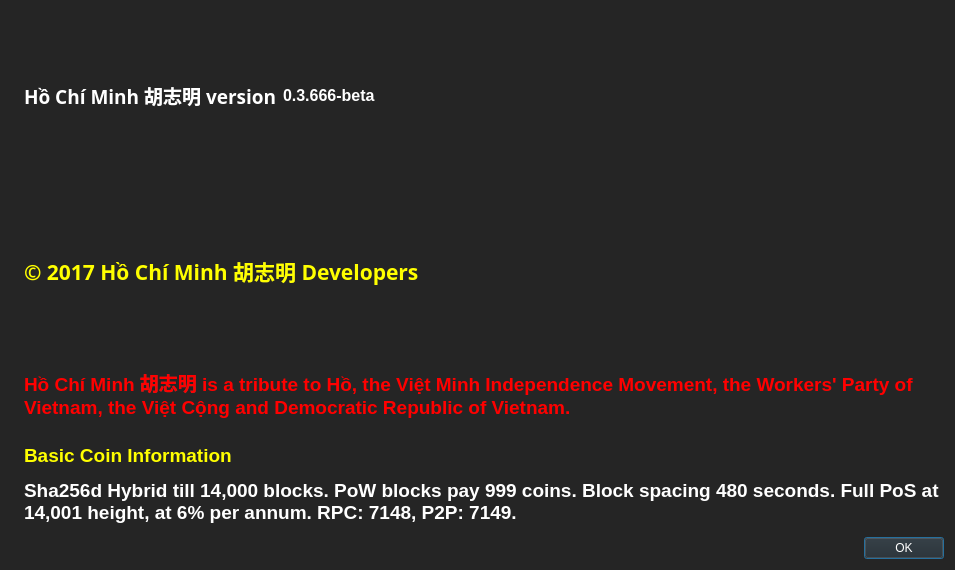
<?xml version="1.0" encoding="UTF-8"?>
<ui version="4.0">
 <class>AboutDialog</class>
 <widget class="QDialog" name="AboutDialog">
  <property name="geometry">
   <rect>
    <x>0</x>
    <y>0</y>
    <width>955</width>
    <height>570</height>
   </rect>
  </property>
  <property name="palette">
   <palette>
    <active>
     <colorrole role="WindowText">
      <brush brushstyle="SolidPattern">
       <color alpha="255">
        <red>255</red>
        <green>255</green>
        <blue>255</blue>
       </color>
      </brush>
     </colorrole>
     <colorrole role="Button">
      <brush brushstyle="SolidPattern">
       <color alpha="255">
        <red>37</red>
        <green>37</green>
        <blue>37</blue>
       </color>
      </brush>
     </colorrole>
     <colorrole role="Light">
      <brush brushstyle="SolidPattern">
       <color alpha="255">
        <red>55</red>
        <green>55</green>
        <blue>55</blue>
       </color>
      </brush>
     </colorrole>
     <colorrole role="Midlight">
      <brush brushstyle="SolidPattern">
       <color alpha="255">
        <red>46</red>
        <green>46</green>
        <blue>46</blue>
       </color>
      </brush>
     </colorrole>
     <colorrole role="Dark">
      <brush brushstyle="SolidPattern">
       <color alpha="255">
        <red>18</red>
        <green>18</green>
        <blue>18</blue>
       </color>
      </brush>
     </colorrole>
     <colorrole role="Mid">
      <brush brushstyle="SolidPattern">
       <color alpha="255">
        <red>24</red>
        <green>24</green>
        <blue>24</blue>
       </color>
      </brush>
     </colorrole>
     <colorrole role="Text">
      <brush brushstyle="SolidPattern">
       <color alpha="255">
        <red>255</red>
        <green>255</green>
        <blue>255</blue>
       </color>
      </brush>
     </colorrole>
     <colorrole role="BrightText">
      <brush brushstyle="SolidPattern">
       <color alpha="255">
        <red>255</red>
        <green>255</green>
        <blue>255</blue>
       </color>
      </brush>
     </colorrole>
     <colorrole role="ButtonText">
      <brush brushstyle="SolidPattern">
       <color alpha="255">
        <red>255</red>
        <green>255</green>
        <blue>255</blue>
       </color>
      </brush>
     </colorrole>
     <colorrole role="Base">
      <brush brushstyle="SolidPattern">
       <color alpha="255">
        <red>0</red>
        <green>0</green>
        <blue>0</blue>
       </color>
      </brush>
     </colorrole>
     <colorrole role="Window">
      <brush brushstyle="SolidPattern">
       <color alpha="255">
        <red>37</red>
        <green>37</green>
        <blue>37</blue>
       </color>
      </brush>
     </colorrole>
     <colorrole role="Shadow">
      <brush brushstyle="SolidPattern">
       <color alpha="255">
        <red>0</red>
        <green>0</green>
        <blue>0</blue>
       </color>
      </brush>
     </colorrole>
     <colorrole role="AlternateBase">
      <brush brushstyle="SolidPattern">
       <color alpha="255">
        <red>18</red>
        <green>18</green>
        <blue>18</blue>
       </color>
      </brush>
     </colorrole>
     <colorrole role="ToolTipBase">
      <brush brushstyle="SolidPattern">
       <color alpha="255">
        <red>255</red>
        <green>255</green>
        <blue>220</blue>
       </color>
      </brush>
     </colorrole>
     <colorrole role="ToolTipText">
      <brush brushstyle="SolidPattern">
       <color alpha="255">
        <red>0</red>
        <green>0</green>
        <blue>0</blue>
       </color>
      </brush>
     </colorrole>
    </active>
    <inactive>
     <colorrole role="WindowText">
      <brush brushstyle="SolidPattern">
       <color alpha="255">
        <red>255</red>
        <green>255</green>
        <blue>255</blue>
       </color>
      </brush>
     </colorrole>
     <colorrole role="Button">
      <brush brushstyle="SolidPattern">
       <color alpha="255">
        <red>37</red>
        <green>37</green>
        <blue>37</blue>
       </color>
      </brush>
     </colorrole>
     <colorrole role="Light">
      <brush brushstyle="SolidPattern">
       <color alpha="255">
        <red>55</red>
        <green>55</green>
        <blue>55</blue>
       </color>
      </brush>
     </colorrole>
     <colorrole role="Midlight">
      <brush brushstyle="SolidPattern">
       <color alpha="255">
        <red>46</red>
        <green>46</green>
        <blue>46</blue>
       </color>
      </brush>
     </colorrole>
     <colorrole role="Dark">
      <brush brushstyle="SolidPattern">
       <color alpha="255">
        <red>18</red>
        <green>18</green>
        <blue>18</blue>
       </color>
      </brush>
     </colorrole>
     <colorrole role="Mid">
      <brush brushstyle="SolidPattern">
       <color alpha="255">
        <red>24</red>
        <green>24</green>
        <blue>24</blue>
       </color>
      </brush>
     </colorrole>
     <colorrole role="Text">
      <brush brushstyle="SolidPattern">
       <color alpha="255">
        <red>255</red>
        <green>255</green>
        <blue>255</blue>
       </color>
      </brush>
     </colorrole>
     <colorrole role="BrightText">
      <brush brushstyle="SolidPattern">
       <color alpha="255">
        <red>255</red>
        <green>255</green>
        <blue>255</blue>
       </color>
      </brush>
     </colorrole>
     <colorrole role="ButtonText">
      <brush brushstyle="SolidPattern">
       <color alpha="255">
        <red>255</red>
        <green>255</green>
        <blue>255</blue>
       </color>
      </brush>
     </colorrole>
     <colorrole role="Base">
      <brush brushstyle="SolidPattern">
       <color alpha="255">
        <red>0</red>
        <green>0</green>
        <blue>0</blue>
       </color>
      </brush>
     </colorrole>
     <colorrole role="Window">
      <brush brushstyle="SolidPattern">
       <color alpha="255">
        <red>37</red>
        <green>37</green>
        <blue>37</blue>
       </color>
      </brush>
     </colorrole>
     <colorrole role="Shadow">
      <brush brushstyle="SolidPattern">
       <color alpha="255">
        <red>0</red>
        <green>0</green>
        <blue>0</blue>
       </color>
      </brush>
     </colorrole>
     <colorrole role="AlternateBase">
      <brush brushstyle="SolidPattern">
       <color alpha="255">
        <red>18</red>
        <green>18</green>
        <blue>18</blue>
       </color>
      </brush>
     </colorrole>
     <colorrole role="ToolTipBase">
      <brush brushstyle="SolidPattern">
       <color alpha="255">
        <red>255</red>
        <green>255</green>
        <blue>220</blue>
       </color>
      </brush>
     </colorrole>
     <colorrole role="ToolTipText">
      <brush brushstyle="SolidPattern">
       <color alpha="255">
        <red>0</red>
        <green>0</green>
        <blue>0</blue>
       </color>
      </brush>
     </colorrole>
    </inactive>
    <disabled>
     <colorrole role="WindowText">
      <brush brushstyle="SolidPattern">
       <color alpha="255">
        <red>18</red>
        <green>18</green>
        <blue>18</blue>
       </color>
      </brush>
     </colorrole>
     <colorrole role="Button">
      <brush brushstyle="SolidPattern">
       <color alpha="255">
        <red>37</red>
        <green>37</green>
        <blue>37</blue>
       </color>
      </brush>
     </colorrole>
     <colorrole role="Light">
      <brush brushstyle="SolidPattern">
       <color alpha="255">
        <red>55</red>
        <green>55</green>
        <blue>55</blue>
       </color>
      </brush>
     </colorrole>
     <colorrole role="Midlight">
      <brush brushstyle="SolidPattern">
       <color alpha="255">
        <red>46</red>
        <green>46</green>
        <blue>46</blue>
       </color>
      </brush>
     </colorrole>
     <colorrole role="Dark">
      <brush brushstyle="SolidPattern">
       <color alpha="255">
        <red>18</red>
        <green>18</green>
        <blue>18</blue>
       </color>
      </brush>
     </colorrole>
     <colorrole role="Mid">
      <brush brushstyle="SolidPattern">
       <color alpha="255">
        <red>24</red>
        <green>24</green>
        <blue>24</blue>
       </color>
      </brush>
     </colorrole>
     <colorrole role="Text">
      <brush brushstyle="SolidPattern">
       <color alpha="255">
        <red>18</red>
        <green>18</green>
        <blue>18</blue>
       </color>
      </brush>
     </colorrole>
     <colorrole role="BrightText">
      <brush brushstyle="SolidPattern">
       <color alpha="255">
        <red>255</red>
        <green>255</green>
        <blue>255</blue>
       </color>
      </brush>
     </colorrole>
     <colorrole role="ButtonText">
      <brush brushstyle="SolidPattern">
       <color alpha="255">
        <red>18</red>
        <green>18</green>
        <blue>18</blue>
       </color>
      </brush>
     </colorrole>
     <colorrole role="Base">
      <brush brushstyle="SolidPattern">
       <color alpha="255">
        <red>37</red>
        <green>37</green>
        <blue>37</blue>
       </color>
      </brush>
     </colorrole>
     <colorrole role="Window">
      <brush brushstyle="SolidPattern">
       <color alpha="255">
        <red>37</red>
        <green>37</green>
        <blue>37</blue>
       </color>
      </brush>
     </colorrole>
     <colorrole role="Shadow">
      <brush brushstyle="SolidPattern">
       <color alpha="255">
        <red>0</red>
        <green>0</green>
        <blue>0</blue>
       </color>
      </brush>
     </colorrole>
     <colorrole role="AlternateBase">
      <brush brushstyle="SolidPattern">
       <color alpha="255">
        <red>37</red>
        <green>37</green>
        <blue>37</blue>
       </color>
      </brush>
     </colorrole>
     <colorrole role="ToolTipBase">
      <brush brushstyle="SolidPattern">
       <color alpha="255">
        <red>255</red>
        <green>255</green>
        <blue>220</blue>
       </color>
      </brush>
     </colorrole>
     <colorrole role="ToolTipText">
      <brush brushstyle="SolidPattern">
       <color alpha="255">
        <red>0</red>
        <green>0</green>
        <blue>0</blue>
       </color>
      </brush>
     </colorrole>
    </disabled>
   </palette>
  </property>
  <property name="windowTitle">
   <string>About Hồ Chí Minh</string>
  </property>
  <layout class="QHBoxLayout" name="horizontalLayout_2">
   <item>
    <widget class="QLabel" name="label_4">
     <property name="sizePolicy">
      <sizepolicy hsizetype="Preferred" vsizetype="Ignored">
       <horstretch>0</horstretch>
       <verstretch>0</verstretch>
      </sizepolicy>
     </property>
     <property name="pixmap">
      <pixmap resource="../bitcoin.qrc">:/images/about</pixmap>
     </property>
    </widget>
   </item>
   <item>
    <layout class="QVBoxLayout" name="verticalLayout_2">
     <item>
      <layout class="QHBoxLayout" name="horizontalLayout">
       <item>
        <widget class="QLabel" name="label">
         <property name="font">
          <font>
           <family>Open Sans</family>
           <pointsize>11</pointsize>
          </font>
         </property>
         <property name="cursor">
          <cursorShape>IBeamCursor</cursorShape>
         </property>
         <property name="text">
          <string>&lt;html&gt;&lt;head/&gt;&lt;body&gt;&lt;p&gt;&lt;span style=&quot; font-size:14pt; font-weight:600; color:#ffffff;&quot;&gt;Hồ Chí Minh 胡志明 version&lt;/span&gt;&lt;/p&gt;&lt;/body&gt;&lt;/html&gt;</string>
         </property>
         <property name="textInteractionFlags">
          <set>Qt::LinksAccessibleByMouse|Qt::TextSelectableByKeyboard|Qt::TextSelectableByMouse</set>
         </property>
        </widget>
       </item>
       <item>
        <widget class="QLabel" name="versionLabel">
         <property name="cursor">
          <cursorShape>IBeamCursor</cursorShape>
         </property>
         <property name="text">
          <string notr="true">&lt;html&gt;&lt;head/&gt;&lt;body&gt;&lt;p&gt;&lt;span style=&quot; font-size:12pt; font-weight:600;&quot;&gt;0.3.666-beta&lt;/span&gt;&lt;/p&gt;&lt;/body&gt;&lt;/html&gt;</string>
         </property>
         <property name="textInteractionFlags">
          <set>Qt::LinksAccessibleByMouse|Qt::TextSelectableByKeyboard|Qt::TextSelectableByMouse</set>
         </property>
        </widget>
       </item>
       <item>
        <spacer name="horizontalSpacer">
         <property name="orientation">
          <enum>Qt::Horizontal</enum>
         </property>
         <property name="sizeHint" stdset="0">
          <size>
           <width>40</width>
           <height>20</height>
          </size>
         </property>
        </spacer>
       </item>
      </layout>
     </item>
     <item>
      <widget class="QLabel" name="copyrightLabel">
       <property name="font">
        <font>
         <family>MS PGothic</family>
         <pointsize>18</pointsize>
         <weight>75</weight>
         <bold>true</bold>
        </font>
       </property>
       <property name="cursor">
        <cursorShape>IBeamCursor</cursorShape>
       </property>
       <property name="styleSheet">
        <string notr="true">color: rgb(255, 255, 0);</string>
       </property>
       <property name="text">
        <string>&lt;html&gt;&lt;head/&gt;&lt;body&gt;&lt;p&gt;&lt;span style=&quot; font-size:16pt; color:#ffff00;&quot;&gt;© 2017 Hồ Chí Minh 胡志明 Developers&lt;/span&gt;&lt;/p&gt;&lt;/body&gt;&lt;/html&gt;</string>
       </property>
       <property name="textInteractionFlags">
        <set>Qt::LinksAccessibleByMouse|Qt::TextSelectableByKeyboard|Qt::TextSelectableByMouse</set>
       </property>
      </widget>
     </item>
     <item>
      <widget class="QLabel" name="label_2">
       <property name="cursor">
        <cursorShape>IBeamCursor</cursorShape>
       </property>
       <property name="text">
        <string>&lt;html&gt;&lt;head/&gt;&lt;body&gt;&lt;p&gt;&lt;span style=&quot; font-size:14pt; font-weight:600; color:#ff0000;&quot;&gt;Hồ Chí Minh 胡志明 is a tribute to Hồ, the Việt Minh Independence Movement, the Workers' Party of Vietnam, the Việt Cộng and Democratic Republic of Vietnam.&lt;/span&gt;&lt;br/&gt;&lt;/p&gt;&lt;p&gt;&lt;span style=&quot; font-size:14pt; font-weight:600; color:#ffff00;&quot;&gt;Basic Coin Information&lt;/span&gt;&lt;/p&gt;&lt;p&gt;&lt;span style=&quot; font-size:14pt; font-weight:600; color:#ffffff;&quot;&gt;Sha256d Hybrid till 14,000 blocks. PoW blocks pay 999 coins. Block spacing 480 seconds. Full PoS at 14,001 height, at 6% per annum. RPC: 7148, P2P: 7149.&lt;/span&gt;&lt;/p&gt;&lt;/body&gt;&lt;/html&gt;</string>
       </property>
       <property name="wordWrap">
        <bool>true</bool>
       </property>
       <property name="textInteractionFlags">
        <set>Qt::LinksAccessibleByMouse|Qt::TextSelectableByKeyboard|Qt::TextSelectableByMouse</set>
       </property>
      </widget>
     </item>
     <item>
      <widget class="QDialogButtonBox" name="buttonBox">
       <property name="orientation">
        <enum>Qt::Horizontal</enum>
       </property>
       <property name="standardButtons">
        <set>QDialogButtonBox::Ok</set>
       </property>
      </widget>
     </item>
    </layout>
   </item>
  </layout>
 </widget>
 <resources>
  <include location="../bitcoin.qrc"/>
 </resources>
 <connections>
  <connection>
   <sender>buttonBox</sender>
   <signal>accepted()</signal>
   <receiver>AboutDialog</receiver>
   <slot>accept()</slot>
   <hints>
    <hint type="sourcelabel">
     <x>360</x>
     <y>308</y>
    </hint>
    <hint type="destinationlabel">
     <x>157</x>
     <y>274</y>
    </hint>
   </hints>
  </connection>
  <connection>
   <sender>buttonBox</sender>
   <signal>rejected()</signal>
   <receiver>AboutDialog</receiver>
   <slot>reject()</slot>
   <hints>
    <hint type="sourcelabel">
     <x>428</x>
     <y>308</y>
    </hint>
    <hint type="destinationlabel">
     <x>286</x>
     <y>274</y>
    </hint>
   </hints>
  </connection>
 </connections>
</ui>
